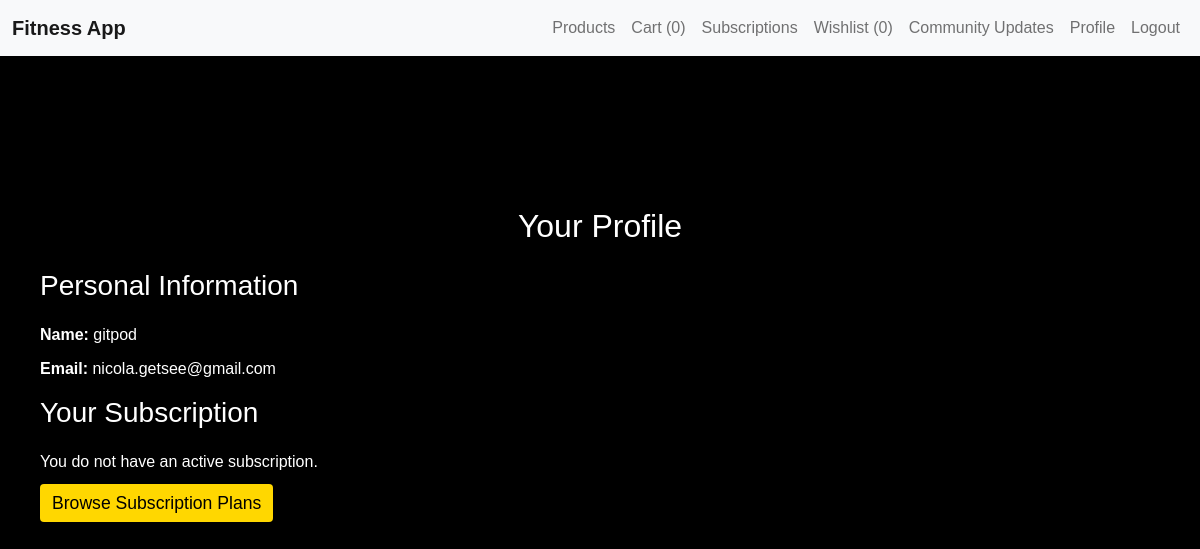
The page /profile/ (signed in) on the database as committed earlier.
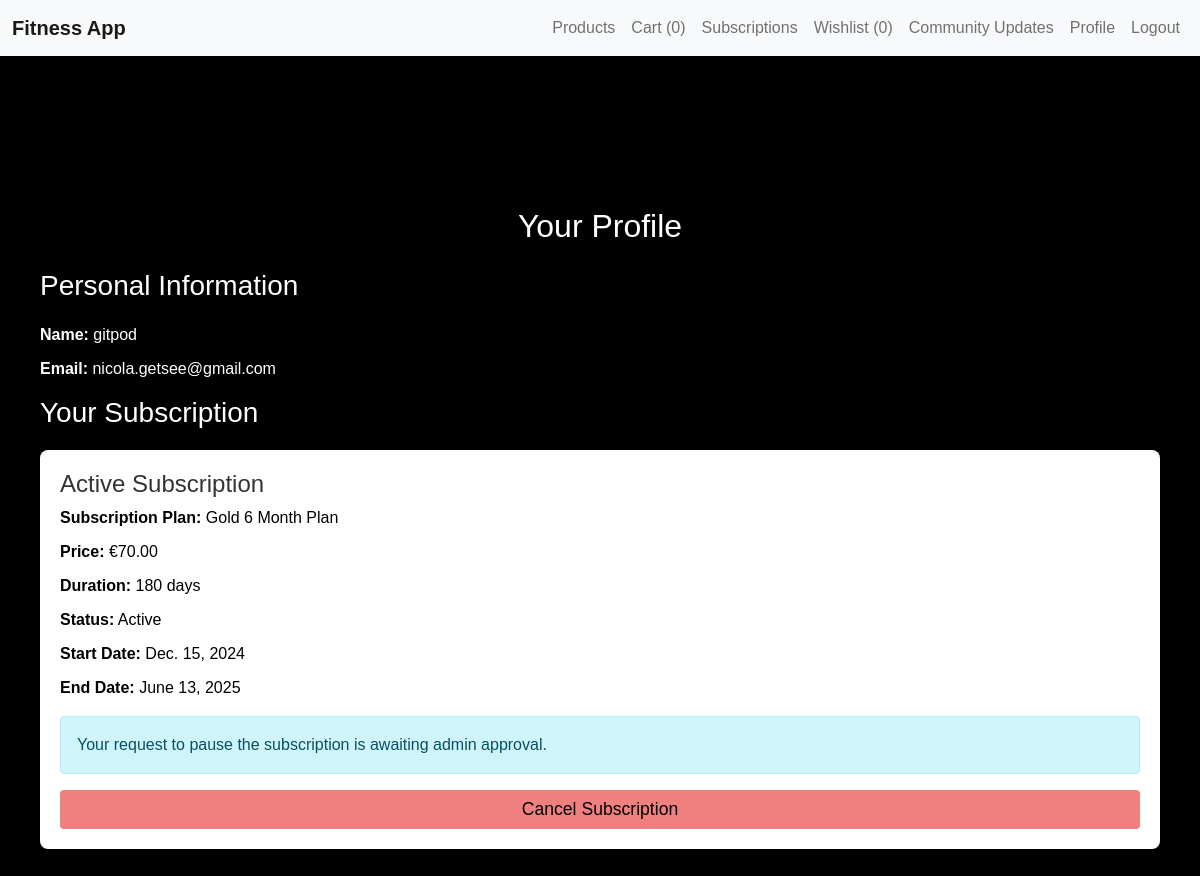
The same page on the database as committed later.
### fitness/models.py (models this page shows, shortened)
class UserProfile(models.Model):
    user = models.OneToOneField(User, on_delete=models.CASCADE)
    name = models.CharField(max_length=100, blank=True)
    username = models.CharField(max_length=100, null=True, blank=True)
    email = models.EmailField(blank=True)  # Add email field
    profile_picture = models.ImageField(upload_to='profile_pictures/', blank=True, null=True)
    fitness_goal = models.CharField(max_length=255, blank=True)
    age = models.PositiveIntegerField(blank=True, null=True)
    phone = models.CharField(max_length=15, blank=True, null=True)
    subscription_plan = models.ForeignKey(SubscriptionPlan, null=True, on_delete=models.SET_NULL)
    subscription_start_date = models.DateField(null=True, blank=True)
    subscription_end_date = models.DateField(null=True, blank=True)
    pause_requested = models.BooleanField(default=False)
    pause_approved = models.BooleanField(default=False)
    created_at = models.DateTimeField(auto_now_add=True)
    paused_at = models.DateTimeField(null=True, blank=True)
    resume_requested = models.BooleanField(default=False)
    resume_approved = models.BooleanField(default=False)
    is_active = models.BooleanField(default=False)

class SubscriptionPlan(models.Model):
    name = models.CharField(max_length=100)
    price = models.DecimalField(max_digits=10, decimal_places=2)
    duration = models.IntegerField()  # Duration in days
    benefits = models.TextField()
    is_active = models.BooleanField(default=True)
    is_spotlight = models.BooleanField(default=False)
    created_at = models.DateTimeField(default=timezone.now)
    pause_requested = models.BooleanField(default=False)
    pause_approved = models.BooleanField(default=False)
    paused_at = models.DateTimeField(null=True, blank=True)
    resume_requested = models.BooleanField(default=False)
    resume_approved = models.BooleanField(default=False)

### fitness/views.py (the view)
# urls.py: path('profile/', views.profile_view, name='profile'),  # Profile page
@login_required(login_url='login')
def profile_view(request):
    user_profile = request.user.userprofile
    subscription = user_profile.subscription_plan if user_profile else None
    pause_requested = user_profile.pause_requested if user_profile else False
    pause_approved = user_profile.pause_approved if user_profile else False
    return render(request, 'fitness/profile.html', {
        'user_profile': user_profile,
        'subscription': subscription,
        'pause_requested': pause_requested,
        'pause_approved': pause_approved,
    })

### cart/models.py (called while the page is built)
    def get_total_items(self):
        return sum(item.quantity for item in self.items.all())

### fitness/context_processors.py (called while the page is built)
def cart_count(request):
    count = 0
    if request.user.is_authenticated:
        try:
            cart = Cart.objects.get(user=request.user)
            count = cart.get_total_items()
        except Cart.DoesNotExist:
            count = 0
    return {'cart_count': count}

def wishlist_count(request):
    if request.user.is_authenticated:
        wishlist, created = Wishlist.objects.get_or_create(user=request.user)
        count = wishlist.items.count()
    else:
        count = 0
    return {'wishlist_count': count}

### fitness/templates/fitness/profile.html (shortened to what this page needs)
{% extends "base.html" %}
{% load static %}
{% block content %}
<div class="container mt-5">
    <h2 class="text-center mb-4 profile-text">Your Profile</h2>
    <h3 class="profile-text">Personal Information</h3>
    <p><strong>Name:</strong> {{ user.username }}</p>
    <p><strong>Email:</strong> {{ user.email }}</p>
    <h3 class="profile-text">Your Subscription</h3>
    {% if user_profile.subscription_plan %}
        <div class="card shadow-sm mb-3">
            <div class="card-body">
                <h4 class="card-title">Active Subscription</h4>
                <p class="plan"><strong>Subscription Plan:</strong> {{ user_profile.subscription_plan.name }}</p>
                <p class="plan"><strong>Price:</strong> €{{ user_profile.subscription_plan.price }}</p>
                <p class="plan"><strong>Duration:</strong> {{ user_profile.subscription_plan.duration }} days</p>
                <p class="plan"><strong>Status:</strong>
                    {% if user_profile.subscription_plan.is_active %}
                        Active
                    {% else %}
                        Inactive
                    {% endif %}
                </p>
                <p class="plan"><strong>Start Date:</strong> {{ user_profile.subscription_start_date }}</p>
                <p class="plan"><strong>End Date:</strong> {{ user_profile.subscription_end_date }}</p>
                <div class="mt-3">
                    {% if user_profile.pause_approved %}
                        <div class="alert alert-warning">
                            Your subscription is paused.<br>
                            Paused since: {{ user_profile.paused_at|date:"F j, Y, g:i a" }}
                        </div>
                        <form action="{% url 'resume_subscription' %}" method="post">
                            {% csrf_token %}
                            <button type="submit" class="btn btn-success w-100 mt-2">Resume Subscription</button>
                        </form>
                    {% elif user_profile.pause_requested %}
                        <div class="alert alert-info">
                            Your request to pause the subscription is awaiting admin approval.
                        </div>
                    {% endif %}
                </div>
                {% if user_profile.subscription_plan.is_active %}
                    <form action="{% url 'cancel_subscription' %}" method="post">
                        <button type="submit" class="btn btn-danger w-100">Cancel Subscription</button>
                    </form>
                {% else %}
                    <a href="{% url 'subscription_plans' %}" class="btn btn-primary w-100">Choose a Subscription Plan</a>
                {% endif %}
            </div>
        </div>
    {% else %}
        <p>You do not have an active subscription.</p>
        <a href="{% url 'subscription_plans' %}" class="btn btn-primary">Browse Subscription Plans</a>
    {% endif %}
</div>
{% endblock %}

Rows that differ between the two databases and show on the page:
now on this page (row edited): UserProfile: subscription_plan.name "Gold 6 Month Plan", subscription_plan.price "70.00", subscription_plan.duration "180", subscription_start_date "Dec. 15, 2024", subscription_end_date "June 13, 2025"
changed UserProfile: subscription_plan_id empty → 5 (drawn)
Other text that changed with them:
text no longer shown: "You do not have an active subscription. Browse Subscription Plans"
text now shown: "Active Subscription Subscription Plan: Price: € Duration: days Status: Active Start Date: End Date: Your request to pause the subscription is awaiting admin approval. Cancel Subscription"
